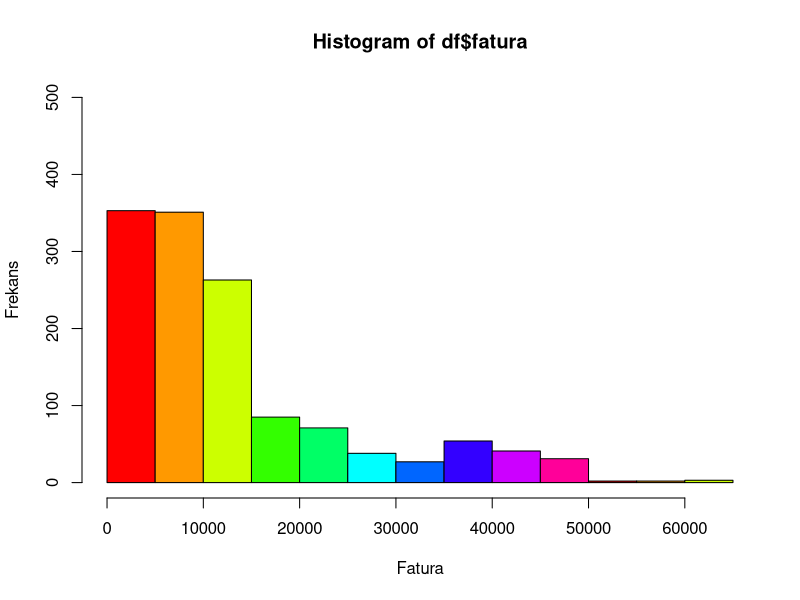
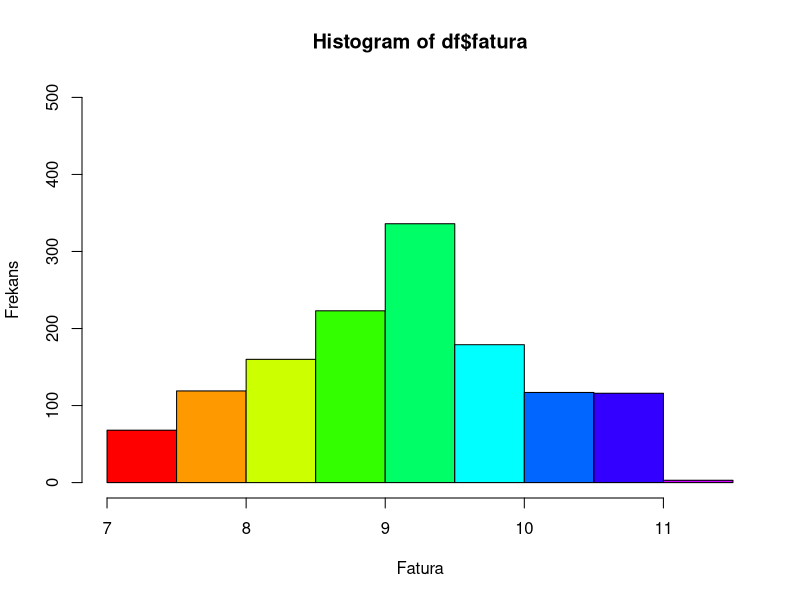
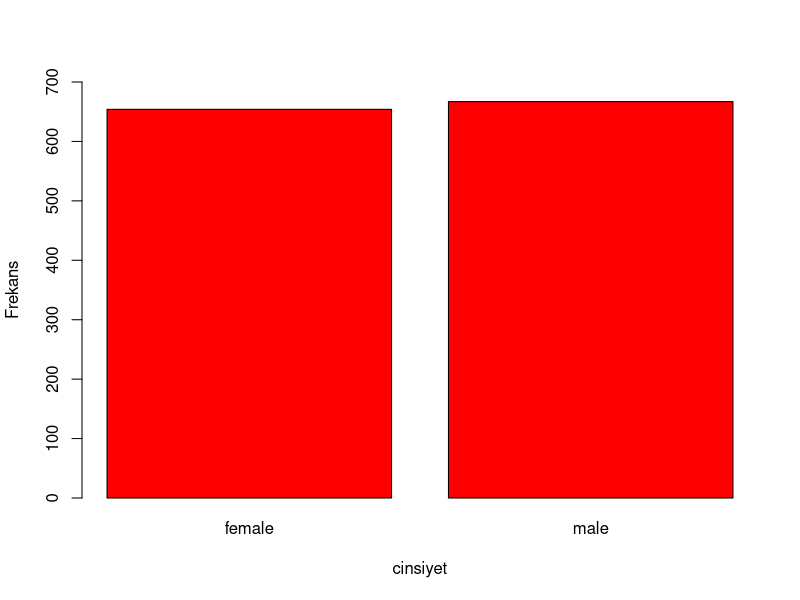
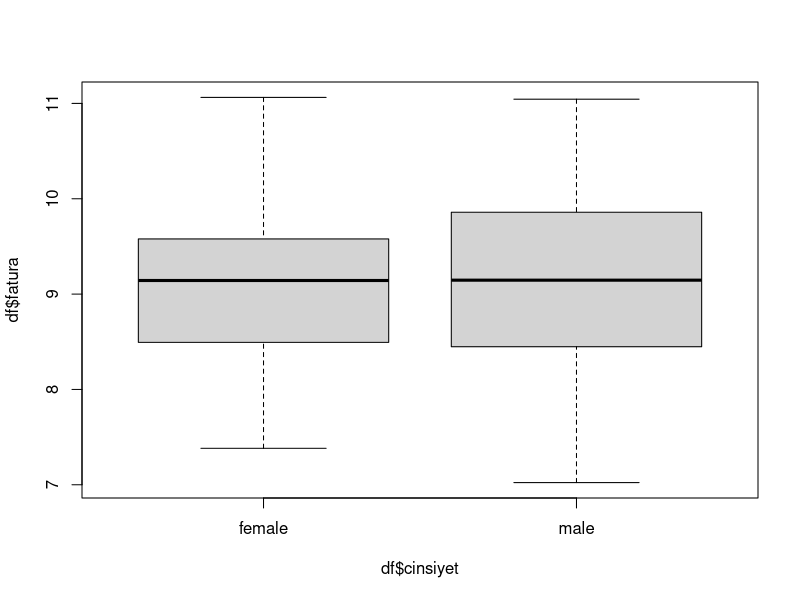
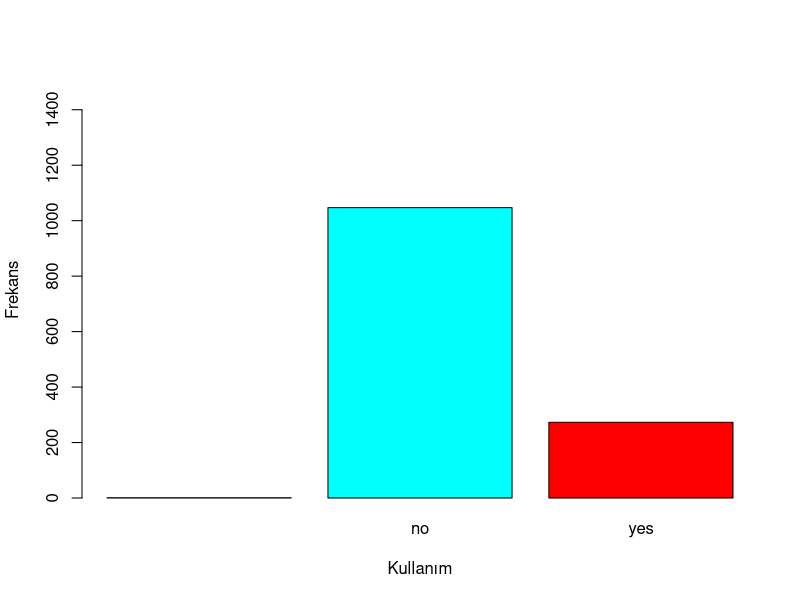
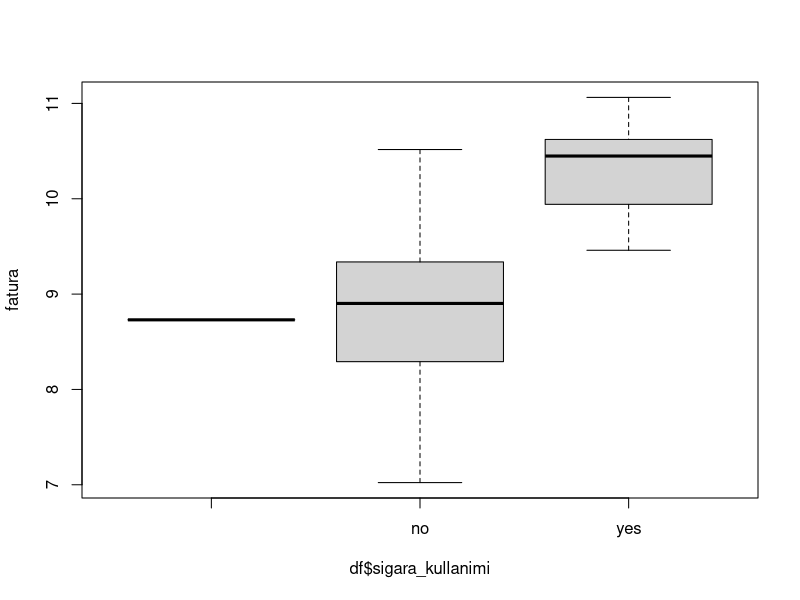
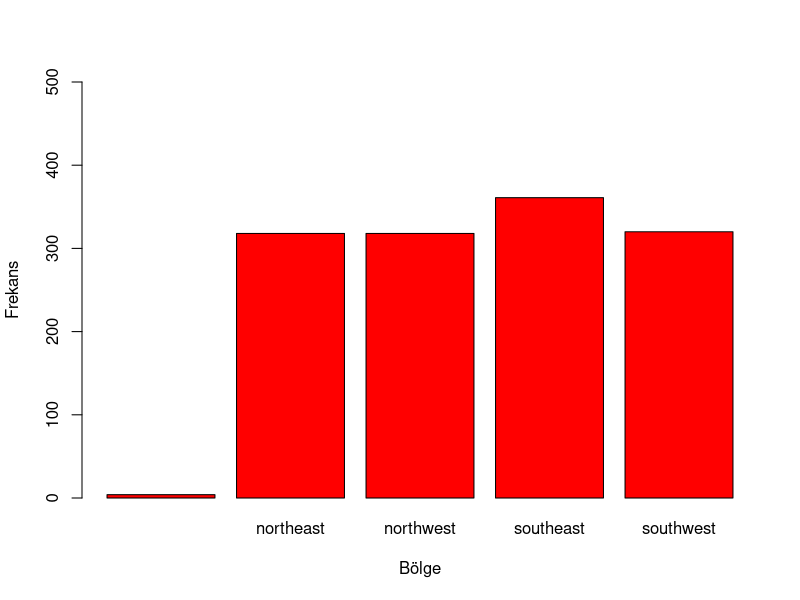
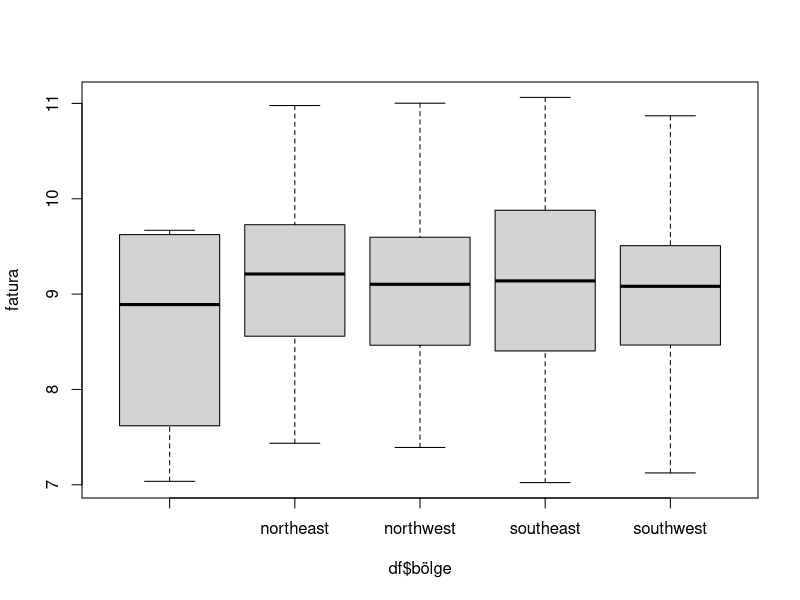

Here is the R script that generated these plots, in order:
setwd("/home/ekose/Desktop/rprograming")
getwd()
df <- read.csv("insurance.csv")
head(df)
sapply(df, class)
names(df) <- c("yaş","cinsiyet","vücut_kitle","çocuk_sayisi","sigara_kullanimi","bölge","fatura")
sayisal_sütünlar <- c("yaş","vücut_kitle","çocuk_sayisi","fatura")
sayisal_olmayan <- c("cinsiyet","sigara_kullanimi","bölge")

summary(df)
print(sum(is.na(df)))
df <- na.omit(df)
print(sum(is.na(df)))
duplicated_rows <- df[duplicated(df), ]
duplicated_rows
#install.packages("dplyr")
hist(df$fatura, xlab="Fatura", ylab="Frekans", col=rainbow(10), ylim=c(0,500))
#install.packages("nortest")
library(nortest)
#normal dağılım testi
ad.test(df$fatura)
#p value 0.05 küçük olamsı nedeniyle normal dağılmadığını söyleyebiliriz
df$fatura <-log(df$fatura)
hist(df$fatura, xlab="Fatura", ylab="Frekans", col=rainbow(10), ylim=c(0,500))


df[sayisal_olmayan] <- lapply(df[sayisal_olmayan],as.factor)
sapply(df,class)
summary(df[sayisal_olmayan])

barplot(table(df$cinsiyet), xlab="cinsiyet", col=rainbow(1), ylim=c(0,700), ylab="Frekans")
boxplot(df$fatura~df$cinsiyet, data=df)

barplot(table(df$sigara_kullanimi), xlab="Kullanım", col=rainbow(2), ylim=c(0,1500), ylab="Frekans")
boxplot(fatura~df$sigara_kullanimi, data=df)

barplot(table(df$bölge), xlab="Bölge", col=rainbow(1), ylim=c(0,500), ylab="Frekans")
boxplot(fatura~df$bölge, data=df)

summary(df[sayisal_sütünlar])

hist(df$yaş, xlab="Yaş",ylab="Frekans",col=rainbow(11), ylim=c(0,300))

hist(df$vücut_kitle, xlab="kitle_indeksi",ylab="Frekans",col=rainbow(11), ylim=c(0,500))


hist(df$çocuk_sayisi, xlab="Çocuk sayısı",ylab="Frekans",col=rainbow(11), ylim=c(0,700),xlim = c(0,5))
boxplot(df$fatura~df$çocuk_sayisi, data=df)

korelasyon_matrix <- cor(df[sayisal_sütünlar])
korelasyon_matrix

#install.packages("corrplot")
library(corrplot)
corrplot(korelasyon_matrix,method = "number",col =rainbow(80))

library("fastDummies")
df_dummy <- dummy_cols(df, select_columns = c("cinsiyet", "sigara_kullanimi","bölge"))
sapply(df_dummy, class)
head(df_dummy)

df_dummy <- subset(df_dummy, select = -c(cinsiyet,cinsiyet_female, sigara_kullanimi,sigara_kullanimi_no
                                         ,sigara_kullanimi_,bölge,bölge_northeast,bölge_))
head(df_dummy)
df_dummy <- df_dummy[,c(1,2,3,5,6,7,8,9,4)]
head(df_dummy)
sapply(df_dummy,class)
df_dummy$yaş <-as.numeric(df_dummy$yaş)
df_dummy$çocuk_sayisi <-as.numeric(df_dummy$çocuk_sayisi)
df_dummy$cinsiyet_male <-as.factor(df_dummy$cinsiyet_male)
df_dummy$sigara_kullanimi_yes <-as.factor(df_dummy$sigara_kullanimi_yes)
df_dummy$bölge_northwest <-as.factor(df_dummy$bölge_northwest)
df_dummy$bölge_southeast <-as.factor(df_dummy$bölge_southeast)
df_dummy$bölge_southwest <-as.factor(df_dummy$bölge_southwest)
sapply(df_dummy,class)

#Train ve test (eğitim-test) olarak veri setini ayırma
sample_index = sample(1:nrow(df_dummy), 0.8 * nrow(df_dummy))
train_data <- df_dummy[sample_index, ]
test_data <- df_dummy[-sample_index, ]
head(test_data)
##Standarsizasyon
df_scaled <- as.data.frame(scale(train_data[c(1,2,3)]))
df_scaled <- cbind(df_scaled,train_data[c(4,5,6,7,8,9)])
str(df_scaled)
scaled_test <- as.data.frame(scale(test_data[c(1,2,3)]))
scaled_test <- cbind(scaled_test,test_data[c(4,5,6,7,8,9)])
str(scaled_test)
# Standart sapma ile aykırı değerleri bulma
aykiri_indeksler <- which(abs(scale(df_scaled$fatura)) > 2)

# Aykırı değerlere ait gözlemleri görüntüleme
df_scaled[aykiri_indeksler, ]
# Aykırı değerleri içeren gözlemleri veri setinden çıkarma
df_scaled <- df_scaled[-aykiri_indeksler, ]
df_scaled

#lm(liner model)
model_1 <- lm(formula = fatura~yaş + vücut_kitle + çocuk_sayisi + cinsiyet_male + sigara_kullanimi_yes 
              +bölge_northwest + bölge_southwest + bölge_southeast , data = df_scaled )
summary(model_1)
# anlamlılık katsayıalrına göre model
model_2 <- lm(formula = fatura~yaş + vücut_kitle + çocuk_sayisi + sigara_kullanimi_yes 
              + bölge_southwest + bölge_southeast , data = df_scaled )
summary(model_2)
#r-kare Ve düzeltilmiş r-kare 
## model_1 de ve model ikide r-kare ve düzeltilmiş r-kare farkı yok bundan doalyı model_1 den çıkardığımız verilerin 
# veriyi açıklamada etkisi yok
# Düzeltilmiş R-kare, R-kare'nin düzeltilmiş bir versiyonudur ve modeldeki bağımsız değişken
# sayısını dikkate alır. Düzeltilmiş R-kare, eklenen her bağımsız değişkenin R-kare'ye olan katkısını kontrol eder.
# Bu sayede, modeldeki gereksiz değişkenler eklenip eklenmediğini değerlendirebiliriz.

#vıf değerleri
#install.packages("car")
library(car)
vif_values <- vif(model_2)
vif_values
barplot(vif_values, main = "VIF Değerleri",ylim =c(0,2) , col = "red")
anova(model_2)
model_3 <- lm(formula = fatura~yaş + vücut_kitle + çocuk_sayisi + sigara_kullanimi_yes 
              + bölge_southeast, data = df_scaled )
vif_values <- vif(model_3)
vif_values
barplot(vif_values, main = "VIF Değerleri",ylim =c(0,2) , col = "red")
anova(model_3)
model_4 <- lm(formula = fatura~yaş + vücut_kitle + çocuk_sayisi + sigara_kullanimi_yes 
              , data = df_scaled )
vif_values <- vif(model_4)
vif_values
barplot(vif_values, main = "VIF Değerleri",ylim =c(0,2) , col = "red")
anova(model_4)
#normallik testi
hist(model_4$residuals, main="Histogram of Residuals", col="lightblue", border="black")
shapiro.test(model_4$residuals)
# p-value < 0.05 küçük olduğu için hatalar normal dağılmamıştır
#varyans homojenliği
#install.packages('lmtest')
library("zoo")
library("lmtest")
bptest(model_4)
#p-values 0.05 küçük oludğu için heteroskedastisite vardır(hatalar sabit varyanslı değldir)
weights <- 1 / residuals(model_4)^2
wls_model <- lm(fatura~ yaş + vücut_kitle + çocuk_sayisi + sigara_kullanimi_yes ,
                weights = weights, data = df_scaled)
hist(wls_model$residuals,main="Histogram of Residuals", col="lightblue", border="black")
shapiro.test(wls_model$residuals)
#p-value 0.05 büyük olduğu içi hatalar sabit varyanslıdır

#modelin hata değerlerini görmek için
hatvalues(wls_model)
#modelin öngörülerinden elde edilen hat değerlerinin ortalamasının iki katından daha büyük olan aykırı gözlemleri bulma
which(hatvalues(wls_model)>2*mean(hatvalues(wls_model)))
#ortalama kare hatasının toplamı
mse <- sum(wls_model$residuals ^ 2) / wls_model$df
mse
st_res <- wls_model$residuals / ((mse * (1 - hatvalues(wls_model))) ^ 0.5)
st_res

stand_res <- wls_model$residuals / mse ^ 0.5
stand_res
which(abs(stand_res) > 2)
par(mfrow=c(2,2))
plot(wls_model)

plot(hatvalues(wls_model), stand_res)
abline(h=c(-2,2), v=4/35)
identify(hatvalues(wls_model), stand_res)

#Cook's Uzaklık değeri
par(mfrow=c(1,1))
plot(df_scaled$fatura,cooks.distance(wls_model))
abline(h=4/(length(df_scaled$fatura)-2))
identify(df_scaled$fatura,cooks.distance(wls_model))

#model katsayıları
wls_model$coefficients
#Model doğrusunun y eksenini kestiği nokta 8354.6305 dir

#Katsayıların Güven Aralığı Kestirimi
confint(wls_model)
#%95 güven aralığında çıktılar arasındaki fark fazla olduğu için kestirim yapmak için uygun bir model oluşturulmamıştır

#test datası üzerinde tahminlleme
conf_interval <- predict(wls_model, newdata=scaled_test, interval="confidence", level = 0.90)
head(conf_interval)
#tahmin edilen  fit güven aralığı alt sınırı  güven aralığı üst sınır 

# tahmin edilen değerleri ve güven aralıklarını orijinal ölçekte almak için geri dönüşüm
predicted_values <- conf_interval[, "fit"]
lower_bound <- conf_interval[, "lwr"]
upper_bound <- conf_interval[, "upr"]

# elde edilen değerleri görüntüleme
result <- cbind(predicted_values, lower_bound, upper_bound)
head(result)
head(scaled_test$fatura)

# Test verilerinin gerçek değerleri
true_values <- (scaled_test$fatura)

# Tahmin edilen ve gerçek değerleri birleştirme
comparison <- data.frame(True_Values = true_values, Predicted_Values = predicted_values, Lower_Bound = lower_bound, Upper_Bound = upper_bound)
head(comparison)
